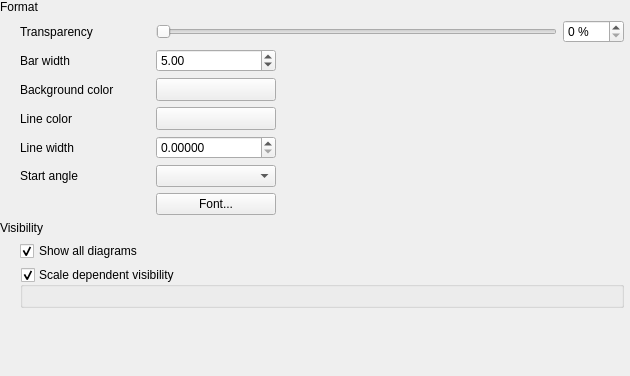
                <widget class="QWidget" name="scrollAreaWidgetContents_5">
                 <property name="geometry">
                  <rect>
                   <x>0</x>
                   <y>0</y>
                   <width>630</width>
                   <height>376</height>
                  </rect>
                 </property>
                 <layout class="QVBoxLayout" name="verticalLayout">
                  <property name="leftMargin">
                   <number>0</number>
                  </property>
                  <property name="topMargin">
                   <number>0</number>
                  </property>
                  <property name="rightMargin">
                   <number>6</number>
                  </property>
                  <property name="bottomMargin">
                   <number>0</number>
                  </property>
                  <item>
                   <layout class="QGridLayout" name="gridLayout_7" rowstretch="0,0">
                    <item row="0" column="0">
                     <widget class="QLabel" name="label_2">
                      <property name="text">
                       <string>Format</string>
                      </property>
                     </widget>
                    </item>
                    <item row="1" column="0">
                     <widget class="QFrame" name="frame">
                      <property name="frameShape">
                       <enum>QFrame::NoFrame</enum>
                      </property>
                      <property name="frameShadow">
                       <enum>QFrame::Raised</enum>
                      </property>
                      <layout class="QGridLayout" name="gridLayout_8">
                       <property name="leftMargin">
                        <number>20</number>
                       </property>
                       <property name="topMargin">
                        <number>0</number>
                       </property>
                       <property name="rightMargin">
                        <number>0</number>
                       </property>
                       <property name="bottomMargin">
                        <number>0</number>
                       </property>
                       <item row="0" column="0">
                        <widget class="QLabel" name="mTransparencyLabel">
                         <property name="minimumSize">
                          <size>
                           <width>130</width>
                           <height>0</height>
                          </size>
                         </property>
                         <property name="text">
                          <string>Transparency</string>
                         </property>
                        </widget>
                       </item>
                       <item row="0" column="1" colspan="2">
                        <layout class="QHBoxLayout" name="horizontalLayout_5">
                         <item>
                          <widget class="QSlider" name="mTransparencySlider">
                           <property name="enabled">
                            <bool>true</bool>
                           </property>
                           <property name="minimumSize">
                            <size>
                             <width>0</width>
                             <height>0</height>
                            </size>
                           </property>
                           <property name="maximumSize">
                            <size>
                             <width>16777215</width>
                             <height>16777215</height>
                            </size>
                           </property>
                           <property name="maximum">
                            <number>100</number>
                           </property>
                           <property name="orientation">
                            <enum>Qt::Horizontal</enum>
                           </property>
                          </widget>
                         </item>
                         <item>
                          <widget class="QgsSpinBox" name="mTransparencySpinBox">
                           <property name="enabled">
                            <bool>true</bool>
                           </property>
                           <property name="sizePolicy">
                            <sizepolicy hsizetype="Maximum" vsizetype="Fixed">
                             <horstretch>0</horstretch>
                             <verstretch>0</verstretch>
                            </sizepolicy>
                           </property>
                           <property name="suffix">
                            <string> %</string>
                           </property>
                           <property name="maximum">
                            <number>100</number>
                           </property>
                          </widget>
                         </item>
                        </layout>
                       </item>
                       <item row="1" column="0">
                        <widget class="QLabel" name="mBarWidthLabel">
                         <property name="text">
                          <string>Bar width</string>
                         </property>
                        </widget>
                       </item>
                       <item row="1" column="1">
                        <widget class="QgsDoubleSpinBox" name="mBarWidthSpinBox">
                         <property name="minimum">
                          <double>0.010000000000000</double>
                         </property>
                         <property name="value">
                          <double>5.000000000000000</double>
                         </property>
                        </widget>
                       </item>
                       <item row="2" column="1">
                        <widget class="QgsColorButtonV2" name="mBackgroundColorButton">
                         <property name="minimumSize">
                          <size>
                           <width>120</width>
                           <height>0</height>
                          </size>
                         </property>
                         <property name="maximumSize">
                          <size>
                           <width>120</width>
                           <height>16777215</height>
                          </size>
                         </property>
                         <property name="text">
                          <string/>
                         </property>
                        </widget>
                       </item>
                       <item row="4" column="1">
                        <widget class="QgsDoubleSpinBox" name="mPenWidthSpinBox">
                         <property name="decimals">
                          <number>5</number>
                         </property>
                         <property name="maximum">
                          <double>99999.990000000005239</double>
                         </property>
                         <property name="singleStep">
                          <double>0.200000000000000</double>
                         </property>
                        </widget>
                       </item>
                       <item row="4" column="0">
                        <widget class="QLabel" name="mPenWidthLabel">
                         <property name="text">
                          <string>Line width</string>
                         </property>
                        </widget>
                       </item>
                       <item row="2" column="0">
                        <widget class="QLabel" name="mBackgroundColorLabel">
                         <property name="text">
                          <string>Background color</string>
                         </property>
                        </widget>
                       </item>
                       <item row="3" column="0">
                        <widget class="QLabel" name="mPenColorLabel">
                         <property name="text">
                          <string>Line color</string>
                         </property>
                        </widget>
                       </item>
                       <item row="5" column="0">
                        <widget class="QLabel" name="mAngleOffsetLabel">
                         <property name="text">
                          <string>Start angle</string>
                         </property>
                        </widget>
                       </item>
                       <item row="5" column="1">
                        <widget class="QComboBox" name="mAngleOffsetComboBox"/>
                       </item>
                       <item row="3" column="1">
                        <widget class="QgsColorButtonV2" name="mDiagramPenColorButton">
                         <property name="minimumSize">
                          <size>
                           <width>120</width>
                           <height>0</height>
                          </size>
                         </property>
                         <property name="maximumSize">
                          <size>
                           <width>120</width>
                           <height>16777215</height>
                          </size>
                         </property>
                         <property name="text">
                          <string/>
                         </property>
                        </widget>
                       </item>
                       <item row="4" column="2">
                        <spacer name="horizontalSpacer_2">
                         <property name="orientation">
                          <enum>Qt::Horizontal</enum>
                         </property>
                         <property name="sizeHint" stdset="0">
                          <size>
                           <width>40</width>
                           <height>20</height>
                          </size>
                         </property>
                        </spacer>
                       </item>
                       <item row="6" column="1">
                        <widget class="QPushButton" name="mDiagramFontButton">
                         <property name="text">
                          <string>Font...</string>
                         </property>
                        </widget>
                       </item>
                      </layout>
                     </widget>
                    </item>
                   </layout>
                  </item>
                  <item>
                   <layout class="QGridLayout" name="gridLayout_9" rowstretch="0,1">
                    <property name="topMargin">
                     <number>0</number>
                    </property>
                    <item row="0" column="0">
                     <widget class="QLabel" name="label_3">
                      <property name="text">
                       <string>Visibility</string>
                      </property>
                     </widget>
                    </item>
                    <item row="1" column="0">
                     <widget class="QFrame" name="frame_2">
                      <property name="frameShape">
                       <enum>QFrame::NoFrame</enum>
                      </property>
                      <property name="frameShadow">
                       <enum>QFrame::Raised</enum>
                      </property>
                      <layout class="QGridLayout" name="gridLayout_10">
                       <property name="leftMargin">
                        <number>20</number>
                       </property>
                       <property name="topMargin">
                        <number>0</number>
                       </property>
                       <property name="rightMargin">
                        <number>0</number>
                       </property>
                       <property name="bottomMargin">
                        <number>0</number>
                       </property>
                       <item row="0" column="0">
                        <widget class="QCheckBox" name="mShowAllCheckBox">
                         <property name="text">
                          <string>Show all diagrams</string>
                         </property>
                         <property name="checked">
                          <bool>true</bool>
                         </property>
                        </widget>
                       </item>
                       <item row="1" column="0">
                        <widget class="QgsCollapsibleGroupBox" name="mScaleVisibilityGroupBox">
                         <property name="title">
                          <string>Scale dependent visibility</string>
                         </property>
                         <property name="checkable">
                          <bool>true</bool>
                         </property>
                         <layout class="QGridLayout" name="gridLayout_15">
                          <property name="leftMargin">
                           <number>9</number>
                          </property>
                          <property name="topMargin">
                           <number>9</number>
                          </property>
                          <item row="0" column="0">
                           <widget class="QgsScaleRangeWidget" name="mScaleRangeWidget" native="true"/>
                          </item>
                         </layout>
                        </widget>
                       </item>
                      </layout>
                     </widget>
                    </item>
                   </layout>
                  </item>
                  <item>
                   <spacer name="verticalSpacer_2">
                    <property name="orientation">
                     <enum>Qt::Vertical</enum>
                    </property>
                    <property name="sizeHint" stdset="0">
                     <size>
                      <width>20</width>
                      <height>40</height>
                     </size>
                    </property>
                   </spacer>
                  </item>
                 </layout>
                </widget>
